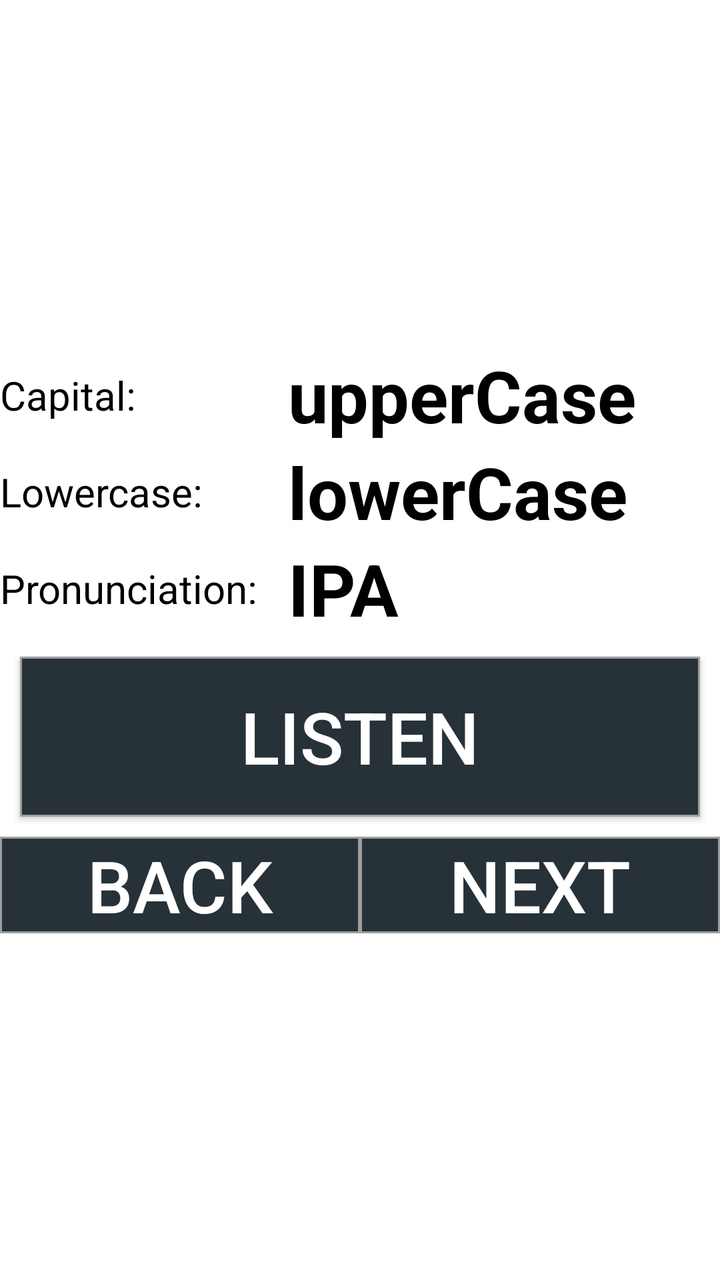
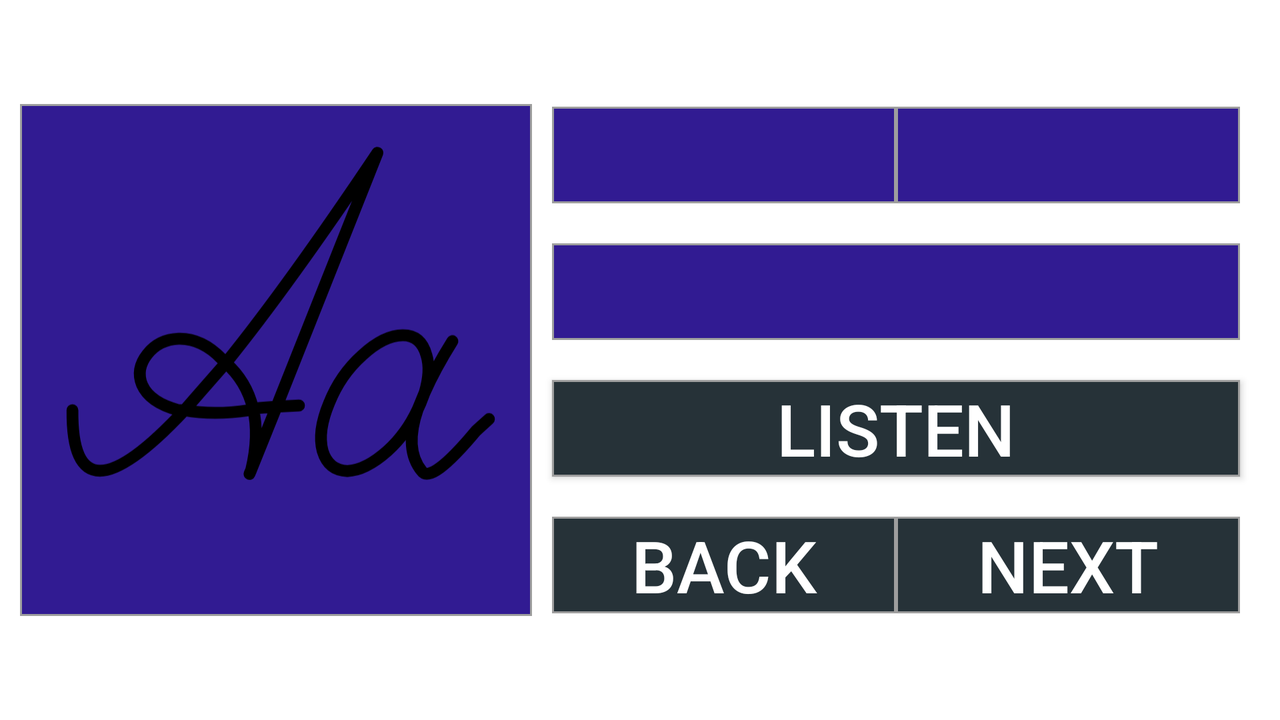

An Android layout and its configuration variant, each rendered on a device that would load it. The default file and the variant file are quoted in full after the pictures.
<!-- AndroidManifest.xml: application theme AppTheme -->
<!-- res/layout/learn_activity.xml -->
<?xml version="1.0" encoding="utf-8"?>
<LinearLayout xmlns:android="http://schemas.android.com/apk/res/android"
    xmlns:tools="http://schemas.android.com/tools"
    android:id="@+id/activity_learn"
    tools:context="com.pupupon.russian_alphabet.LearnActivity"
    android:fitsSystemWindows="true"
    android:gravity="center_vertical"
    style="@style/AppTheme" >

    <LinearLayout
        android:layout_width="match_parent"
        android:layout_height="wrap_content"
        android:orientation="horizontal"
        android:id="@+id/layout1" >
        <TextView
            android:text="@string/alphabetUpper"
            android:id="@+id/alphabetUpperCaseDesc"
            style="@style/learnDescription"/>

        <TextView
            android:text="upperCase"
            android:id="@+id/alphabetUpperCase"
            style="@style/learnLetter" />
    </LinearLayout>

    <LinearLayout
        android:layout_width="match_parent"
        android:layout_height="wrap_content"
        android:orientation="horizontal"
        android:id="@+id/layout2" >
        <TextView
            android:text="@string/alphabetLower"
            android:id="@+id/alphabetLowerCaseDesc"
            style="@style/learnDescription" />

        <TextView
            android:text="lowerCase"
            android:id="@+id/alphabetLowerCase"
            style="@style/learnLetter" />

    </LinearLayout>

    <LinearLayout
        android:orientation="horizontal"
        android:layout_width="match_parent"
        android:layout_height="wrap_content"
        android:id="@+id/layout3" >

        <TextView
            android:text="@string/alphabetPronounce"
            android:id="@+id/alphabetIPADesc"
            style="@style/learnDescription" />

        <TextView
            android:text="IPA"
            android:id="@+id/alphabetIPA"
            style="@style/learnLetter" />
    </LinearLayout>

    <Button
        android:layout_width="match_parent"
        android:layout_height="@dimen/textLearnButtonListenHeight"
        android:layout_gravity="center_horizontal|center_vertical"
        android:text="@string/alphabetButtonListen"
        android:id="@+id/alphabetListen"
        style="@style/learnListenButton" />

    <LinearLayout
        android:orientation="horizontal"
        android:layout_width="match_parent"
        android:layout_height="wrap_content"
        android:id="@+id/layout5"
        android:layout_gravity="center_horizontal" >
        <Button
            android:layout_gravity="center_vertical"
            android:text="@string/alphabetButtonPrevious"
            android:id="@+id/alphabetPrevious"
            style="@style/learnPrevButton" />
        <Button
            android:layout_gravity="center_vertical"
            android:text="@string/alphabetButtonNext"
            android:id="@+id/alphabetNext"
            style="@style/learnNextButton" />
    </LinearLayout>
</LinearLayout>
<!-- resources referenced by this layout -->
<resources>
  <dimen name="textLearnButtonListenHeight">80sp</dimen>
  <string name="alphabetButtonListen">Listen</string>
  <string name="alphabetButtonNext">Next</string>
  <string name="alphabetButtonPrevious">Back</string>
  <string name="alphabetLower">Lowercase:</string>
  <string name="alphabetPronounce">Pronunciation:</string>
  <string name="alphabetUpper">Capital:</string>
  <style name="AppTheme" parent="Theme.AppCompat.Light.DarkActionBar">
          
          <item name="android:orientation">vertical</item>
          <item name="colorPrimary">@color/colorPrimary</item>
          <item name="colorPrimaryDark">@color/colorPrimaryDark</item>
          <item name="colorAccent">@color/colorAccent</item>
          <item name="android:windowBackground">@color/colorBackground</item>
          <item name="android:layout_width">match_parent</item>
          <item name="android:layout_height">match_parent</item>
      </style>
  <style name="learnDescription" parent="learnParent">
          <item name="android:textSize">@dimen/textLearnDesc</item>
          <item name="android:layout_weight">0.4</item>
      </style>
  <style name="learnLetter" parent="learnParent">
          <item name="android:textSize">@dimen/textLearnBody</item>
          <item name="android:layout_weight">0.6</item>
          <item name="android:layout_gravity">fill_horizontal</item>
          <item name="android:textStyle">bold</item>
      </style>
  <style name="learnListenButton" parent="learnButton">
          <item name="android:layout_margin">10dp</item>
      </style>
  <style name="learnNextButton" parent="learnButton">
          <item name="android:layout_weight">0.5</item>
      </style>
  <style name="learnPrevButton" parent="learnButton">
          <item name="android:layout_weight">0.5</item>
      </style>
  <color name="colorPrimary">#311B92</color>
  <color name="colorPrimaryDark">#b71c1c</color>
  <color name="colorAccent">#333333</color>
  <color name="colorBackground">#FFFFFF</color>
  <style name="learnParent">
          <item name="android:layout_width">0dp</item>
          <item name="android:layout_height">wrap_content</item>
          <item name="android:textColor">@color/blackText</item>
          <item name="android:layout_gravity">center</item>
      </style>
  <dimen name="textLearnDesc">20sp</dimen>
  <dimen name="textLearnBody">36sp</dimen>
  <style name="learnButton" parent="learnParent">
          <item name="android:textColor">@color/defaultButtonText</item>
          <item name="android:textSize">@dimen/textLearnButton</item>
          <item name="android:background">@drawable/button</item>
      </style>
  <color name="blackText">#000000</color>
  <color name="defaultButtonText">#ffffff</color>
  <dimen name="textLearnButton">36sp</dimen>
  <!-- drawable button (drawable) -->
  <?xml version="1.0" encoding="utf-8"?>
  <selector xmlns:android="http://schemas.android.com/apk/res/android">
      <item android:state_pressed="true">
          <shape>
              <solid android:color="@color/defaultButtonBackgroundPressed" />
              <stroke android:width="1dp" android:color="@color/defaultButtonBorderPressed" />
              <corners android:radius="0dp" />
              <padding android:left="10dp" android:top="0dp" android:right="10dp" android:bottom="0dp" />
          </shape>
      </item>
      <item>
          <shape>
              <solid android:color="@color/defaultButtonBackground" />
              <stroke android:width="1dp" android:color="@color/defaultButtonBorder" />
              <corners android:radius="0dp" />
              <padding android:left="10dp" android:top="0dp" android:right="10dp" android:bottom="0dp" />
          </shape>
      </item>
  </selector>
  <color name="defaultButtonBackgroundPressed">#37474F</color>
  <color name="defaultButtonBorderPressed">#FFFFFF</color>
  <color name="defaultButtonBackground">#263238</color>
  <color name="defaultButtonBorder">#9E9E9E</color>
</resources>
<!-- res/layout-land/learn_activity.xml (the repository's variant of the layout above) -->
<!-- drawn on the phone turned sideways -->
<?xml version="1.0" encoding="utf-8"?>
<LinearLayout xmlns:android="http://schemas.android.com/apk/res/android"
    xmlns:tools="http://schemas.android.com/tools"
    android:id="@+id/activity_learn"
    tools:context="com.pupupon.russian_alphabet.LearnActivity"
    android:fitsSystemWindows="true"
    android:gravity="center_vertical"
    style="@style/AppTheme"
    android:orientation="vertical">

    <LinearLayout
        android:id="@+id/learn_h1"
        android:layout_margin="10dp"
        android:layout_width="match_parent"
        android:layout_height="match_parent"
        android:orientation="horizontal">

        <ImageView
            android:id="@+id/learn_image"
            android:src="@drawable/letter1"
            android:gravity="center"
            android:layout_gravity="center"
            android:adjustViewBounds="false"
            android:layout_width="256dp"
            android:layout_height="256dp"
            android:background="@drawable/alphabet_text_view"
            android:contentDescription="@string/cursive"/>

        <LinearLayout
            android:id="@+id/learn_v2"
            android:gravity="center"
            android:layout_gravity="center"
            android:layout_width="match_parent"
            android:layout_height="match_parent"
            android:orientation="vertical">

            <LinearLayout
                android:id="@+id/learn_h2"
                android:layout_margin="10dp"
                android:layout_width="match_parent"
                android:layout_height="wrap_content"
                android:orientation="horizontal">

            <TextView
                android:id="@+id/learn_uppercase"
                android:layout_width="match_parent"
                android:layout_height="match_parent"
                android:gravity="center_vertical|center_horizontal"
                android:textAlignment="center"
                android:textColor="@color/blackText"
                android:background="@drawable/alphabet_text_view"
                style="@style/learnLetter"/>

            <TextView
                android:id="@+id/learn_lowercase"
                android:layout_width="match_parent"
                android:layout_height="match_parent"
                android:gravity="center_vertical|center_horizontal"
                android:textAlignment="center"
                android:textColor="@color/blackText"
                android:background="@drawable/alphabet_text_view"
                style="@style/learnLetter"/>

            </LinearLayout>

            <LinearLayout
                android:id="@+id/learn_h3"
                android:layout_margin="10dp"
                android:layout_width="match_parent"
                android:layout_height="wrap_content"
                android:orientation="horizontal">

            <TextView
                android:id="@+id/learn_pronunciation"
                android:gravity="center_vertical|center_horizontal"
                android:layout_gravity="center"
                android:layout_width="match_parent"
                android:layout_height="match_parent"
                android:textAlignment="center"
                android:textColor="@color/blackText"
                android:background="@drawable/alphabet_text_view"
                style="@style/learnLetter"/>

            </LinearLayout>

            <Button
                android:layout_width="match_parent"
                android:layout_gravity="center_horizontal|center_vertical"
                android:gravity="center_vertical|center_horizontal"
                android:text="@string/alphabetButtonListen"
                android:id="@+id/alphabetListen"
                style="@style/learnListenButton" />

            <LinearLayout
                android:orientation="horizontal"
                android:layout_margin="10dp"
                android:layout_width="match_parent"
                android:layout_height="wrap_content"
                android:id="@+id/layout5"
                android:layout_gravity="center_horizontal" >

                <Button
                    android:layout_gravity="center_vertical"
                    android:text="@string/alphabetButtonPrevious"
                    android:gravity="center_vertical|center_horizontal"
                    android:id="@+id/alphabetPrevious"
                    style="@style/learnPrevButton" />

                <Button
                    android:layout_gravity="center_vertical"
                    android:text="@string/alphabetButtonNext"
                    android:gravity="center_vertical|center_horizontal"
                    android:id="@+id/alphabetNext"
                    style="@style/learnNextButton" />

            </LinearLayout>

        </LinearLayout>
    </LinearLayout>
</LinearLayout>
<!-- resources referenced by the variant -->
<!-- as the phone turned sideways resolves them -->
<resources>
  <color name="blackText">#000000</color>
  <!-- drawable alphabet_text_view (drawable) -->
  <?xml version="1.0" encoding="utf-8"?>
  <selector xmlns:android="http://schemas.android.com/apk/res/android">
      <item>
          <shape>
              <solid android:color="@color/colorPrimary" />
              <stroke android:width="1dp" android:color="@color/defaultButtonBorder" />
              <corners android:radius="0dp" />
              <padding android:left="10dp" android:top="0dp" android:right="10dp" android:bottom="0dp" />
          </shape>
      </item>
  </selector>
  <string name="alphabetButtonListen">Listen</string>
  <string name="alphabetButtonNext">Next</string>
  <string name="alphabetButtonPrevious">Back</string>
  <string name="cursive">Cursive</string>
  <style name="AppTheme" parent="Theme.AppCompat.Light.DarkActionBar">
          
          <item name="android:orientation">vertical</item>
          <item name="colorPrimary">@color/colorPrimary</item>
          <item name="colorPrimaryDark">@color/colorPrimaryDark</item>
          <item name="colorAccent">@color/colorAccent</item>
          <item name="android:windowBackground">@color/colorBackground</item>
          <item name="android:layout_width">match_parent</item>
          <item name="android:layout_height">match_parent</item>
      </style>
  <style name="learnLetter" parent="learnParent">
          <item name="android:textSize">@dimen/textLearnBody</item>
          <item name="android:layout_weight">0.6</item>
          <item name="android:layout_gravity">fill_horizontal</item>
          <item name="android:textStyle">bold</item>
      </style>
  <style name="learnListenButton" parent="learnButton">
          <item name="android:layout_margin">10dp</item>
      </style>
  <style name="learnNextButton" parent="learnButton">
          <item name="android:layout_weight">0.5</item>
      </style>
  <style name="learnPrevButton" parent="learnButton">
          <item name="android:layout_weight">0.5</item>
      </style>
  <color name="colorPrimary">#311B92</color>
  <color name="defaultButtonBorder">#9E9E9E</color>
  <color name="colorPrimaryDark">#b71c1c</color>
  <color name="colorAccent">#333333</color>
  <color name="colorBackground">#FFFFFF</color>
  <style name="learnParent">
          <item name="android:layout_width">0dp</item>
          <item name="android:layout_height">wrap_content</item>
          <item name="android:textColor">@color/blackText</item>
          <item name="android:layout_gravity">center</item>
      </style>
  <dimen name="textLearnBody">36sp</dimen>
  <style name="learnButton" parent="learnParent">
          <item name="android:textColor">@color/defaultButtonText</item>
          <item name="android:textSize">@dimen/textLearnButton</item>
          <item name="android:background">@drawable/button</item>
      </style>
  <color name="defaultButtonText">#ffffff</color>
  <dimen name="textLearnButton">36sp</dimen>
  <!-- drawable button (drawable) -->
  <?xml version="1.0" encoding="utf-8"?>
  <selector xmlns:android="http://schemas.android.com/apk/res/android">
      <item android:state_pressed="true">
          <shape>
              <solid android:color="@color/defaultButtonBackgroundPressed" />
              <stroke android:width="1dp" android:color="@color/defaultButtonBorderPressed" />
              <corners android:radius="0dp" />
              <padding android:left="10dp" android:top="0dp" android:right="10dp" android:bottom="0dp" />
          </shape>
      </item>
      <item>
          <shape>
              <solid android:color="@color/defaultButtonBackground" />
              <stroke android:width="1dp" android:color="@color/defaultButtonBorder" />
              <corners android:radius="0dp" />
              <padding android:left="10dp" android:top="0dp" android:right="10dp" android:bottom="0dp" />
          </shape>
      </item>
  </selector>
  <color name="defaultButtonBackgroundPressed">#37474F</color>
  <color name="defaultButtonBorderPressed">#FFFFFF</color>
  <color name="defaultButtonBackground">#263238</color>
</resources>
